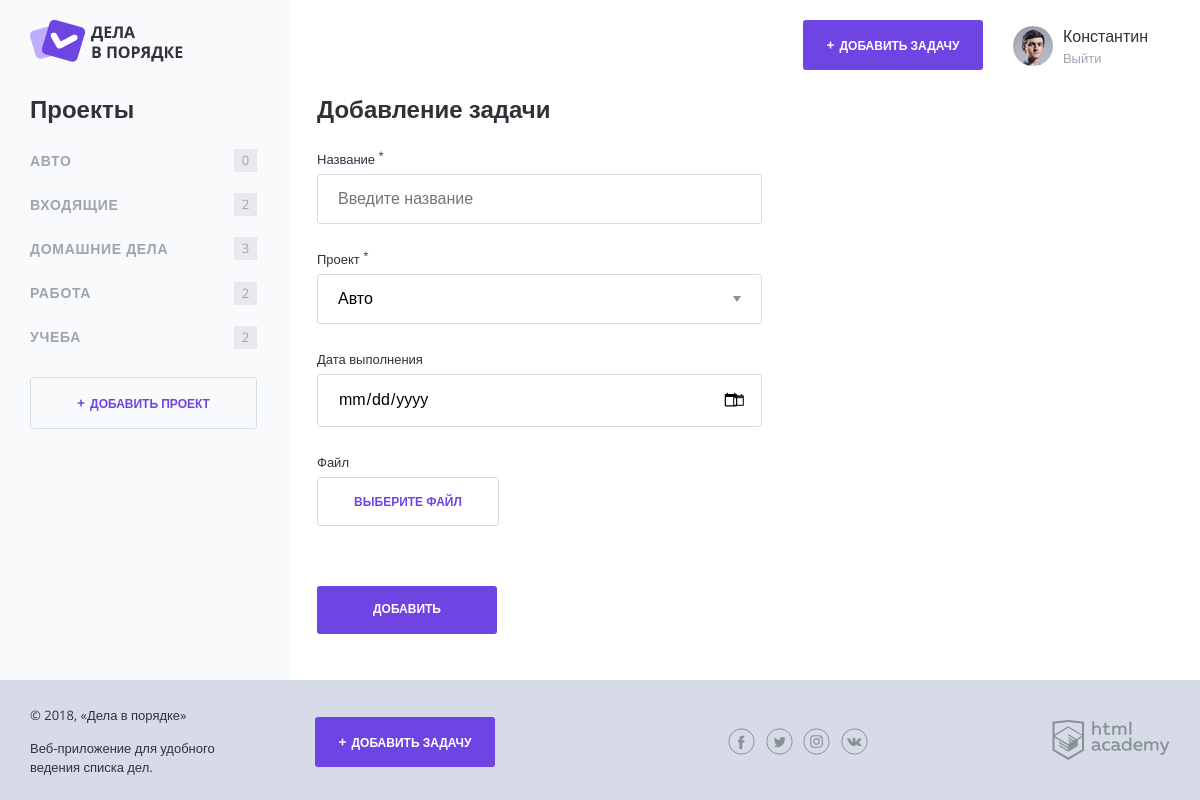
The page /add.php on the database its author committed.
### tables this page shows
CREATE TABLE IF NOT EXISTS `projects` (
  `id` int(10) unsigned NOT NULL AUTO_INCREMENT COMMENT 'Идентификатор',
  `id_user` int(10) unsigned NOT NULL COMMENT 'Идентификатор Пользователя',
  `project_name` varchar(255) NOT NULL COMMENT 'Наименование Проекта',
  PRIMARY KEY (`id`),
  KEY `FK_projects_users` (`id_user`),
  FULLTEXT KEY `project_name` (`project_name`),
  CONSTRAINT `FK_projects_users` FOREIGN KEY (`id_user`) REFERENCES `users` (`id`)
);

### functions.php (called while the page is built, shortened)
<?php
function include_template($name, $data) {
    $name = "templates/" . $name;
    extract($data);
    require_once $name;
    $result = ob_get_clean();
    return $result;
}
?>

### templates/add.php (the view, shortened to what this page needs)
<h2 class="content__main-heading">Добавление задачи</h2>
<form class="form"  action="" method="post" enctype="multipart/form-data">
    <div class="form__row">
        <label class="form__label" for="name">Название <sup>*</sup></label>
        <?php if (isset($errors)) { ?>
            <?php if (isset($errors["name"])) {?>
            <input class="form__input form__input--error" type="text" name="taskItem[name]" id="name" value="" placeholder="Введите название">
            <span class="error-message"><?=$errors["name"];?></span>
            <?php } else {?>
                <input class="form__input" type="text" name="taskItem[name]" id="name" value="<?=$taskItem["name"];?>" placeholder="Введите название">
            <?php } ?>
        <?php } else {?>
            <input class="form__input" type="text" name="taskItem[name]" id="name" value="" placeholder="Введите название">
        <?php }?>
    </div>
    <div class="form__row">
        <label class="form__label" for="project">Проект <sup>*</sup></label>
        <?php if (isset($errors)) { ?>
            <?php if (isset($errors["project"])) { ?>
                <select class="form__input form__input--select form__input--error" name="taskItem[project]" id="project">
                    <?php foreach ($projectList as $key => $val) { ?>
                        <option value="<?=$val["id"]; ?>"><?=$val["project_name"]; ?></option>
                    <?php } ?>
                </select>
                <span class="error-message"><?=$errors["project"];?></span>
            <?php } else {?>
                <select class="form__input form__input--select" name="taskItem[project]" id="project">
                    <?php foreach ($projectList as $key => $val) { ?>
                        <?php if ($val["id"] == $taskItem["project"]) {?>
                        <option value="<?=$val["id"]; ?>" selected="selected"><?=$val["project_name"]; ?></option>
                        <?php } else {?>
                        <option value="<?=$val["id"]; ?>"><?=$val["project_name"]; ?></option>
                        <?php }?>
                    <?php } ?>
                </select>
            <?php }?>
        <?php } else {?>
        <select class="form__input form__input--select" name="taskItem[project]" id="project">
            <?php foreach ($projectList as $key => $val) { ?>
                <option value="<?=$val["id"]; ?>"><?=$val["project_name"]; ?></option>
            <?php } ?>
        </select>
        <?php }?>
    </div>
    <div class="form__row">
        <label class="form__label" for="date">Дата выполнения</label>
        <?php if (isset($errors)) { ?>
            <?php if (isset($errors["date"])) { ?>
                <input class="form__input form__input--date form__input--error" type="date" name="taskItem[date]" id="date" value="" placeholder="Введите дату в формате ДД.ММ.ГГГГ">
                <span class="error-message"><?=$errors["date"];?></span>
            <?php } else {?>
                <input class="form__input form__input--date" type="date" name="taskItem[date]" id="date" value="<?=$taskItem["date"]?>" placeholder="Введите дату в формате ДД.ММ.ГГГГ">
            <?php }?>
        <?php } else {?>
            <input class="form__input form__input--date" type="date" name="taskItem[date]" id="date" value="" placeholder="Введите дату в формате ДД.ММ.ГГГГ">
        <?php }?>
    </div>
    <div class="form__row">
        <label class="form__label" for="preview">Файл</label>
        <div class="form__input-file">
            <label class="button button--transparent" for="preview">
                <span>Выберите файл</span>
            </label>
        </div>
    </div>
    <div class="form__row form__row--controls">
        <input class="button" type="submit" name="" value="Добавить">
    </div>
</form>

### templates/layout.php (shortened to what this page needs)
<!DOCTYPE html>
<html lang="ru">
<head>
    <link rel="stylesheet" href="css/normalize.css">
    <link rel="stylesheet" href="css/style.css">
    <link rel="stylesheet" href="css/flatpickr.min.css">
</head>
<body>
<div class="page-wrapper">
    <div class="container container--with-sidebar">
        <header class="main-header">
            <a href="/">
                <img src="img/logo.png" width="153" height="42" alt="Логотип Дела в порядке">
            </a>
            <div class="main-header__side">
                <a class="main-header__side-item button button--plus open-modal" href="add.php">Добавить задачу</a>
                <div class="main-header__side-item user-menu">
                    <div class="user-menu__image">
                        <img src="img/user-pic.jpg" width="40" height="40" alt="Пользователь">
                    </div>
                    <div class="user-menu__data">
                        <p>Константин</p>
                        <a href="#">Выйти</a>
                    </div>
                </div>
            </div>
        </header>
        <div class="content">
            <section class="content__side">
                <h2 class="content__side-heading">Проекты</h2>
                <nav class="main-navigation">
                    <ul class="main-navigation__list">
                        <?php foreach ($projectList as $key => $val) { ?>
                            <?php if ($active_project == $val["id"]) { ?>
                                <li class="main-navigation__list-item main-navigation__list-item--active">
                            <?php } else { ?>
                                <li class="main-navigation__list-item">
                            <?php }?>
                                <a class="main-navigation__list-item-link" href="/?project_id=<?=$val["id"]; ?>"><?=htmlspecialchars($val["project_name"]); ?></a>
                                <span class="main-navigation__list-item-count">
                                    <?=$val["task_count"]; ?>
                                </span>
                            </li>
                        <?php } ?>
                    </ul>
                </nav>
                <a class="button button--transparent button--plus content__side-button"
                   href="addproject.php" target="project_add">Добавить проект</a>
            </section>
            <main class="content__main"><?= $page_content; ?></main>
        </div>
    </div>
</div>
<footer class="main-footer">
    <div class="container">
        <div class="main-footer__copyright">
            <p>© 2018, «Дела в порядке»</p>
            <p>Веб-приложение для удобного ведения списка дел.</p>
        </div>
        <a class="main-footer__button button button--plus" href="add.php">Добавить задачу</a>
        <div class="main-footer__social social">
            <a class="social__link social__link--facebook" href="#">
            </a>
            <a class="social__link social__link--twitter" href="#">
            </a>
            <a class="social__link social__link--instagram" href="#">
            </a>
            <a class="social__link social__link--vkontakte" href="#">
            </a>
        </div>
        <div class="main-footer__developed-by">
            <a href="https://htmlacademy.ru/intensive/php">
                <img src="img/htmlacademy.svg" alt="HTML Academy" width="118" height="40">
            </a>
        </div>
    </div>
</footer>
</body>
</html>

### css/style.css (style rules this page uses)
html, body { height: 100%; }
.page-wrapper { min-height: 100%; margin-bottom: -120px; display: flex; }
.page-wrapper::after { content: ""; display: block; }
.main-footer, .page-wrapper::after { height: 94px; }
body { position: relative; min-width: 1180px; font-size: 16px; font-family: "OpenSans", sans-serif; color: #31313a; }
a { text-decoration: none; }
.container { width: 1140px; margin: 0 auto; padding: 0 20px; }
.container--with-sidebar { position: relative; }
.container--with-sidebar::after { content: ""; position: absolute; top: 0; left: calc(-50vw + 280px); z-index: -1; width: 50vw; height: 100%; background-color: #f9fafc; }
.button { display: inline-block; width: 180px; padding: 17px 0; font-weight: 700; font-size: 12px; text-align: center; color: #ffffff; text-transform: uppercase; text-decoration: none; background-color: #6e45e2; border: 0; border-radius: 3px; }
.button--plus::before { content: "+"; margin-right: 5px; font-size: 14px; }
.button--transparent { color: #6e45e2; border: 1px solid #d7dbe8; }
.button--transparent, .button--transparent:hover, .button--transparent:focus, .button--transparent:active { background-color: transparent; }
.main-header { display: flex; justify-content: space-between; padding: 20px 0 26px; }
.main-header__side { display: flex; align-items: center; margin-right: 22px; }
.main-header__side-item { margin-left: 30px; }
.user-menu { display: flex; align-items: center; }
.user-menu__image { flex-shrink: 1; margin-top: 6px; margin-right: 10px; }
.user-menu__image img { border-radius: 50%; }
.user-menu__data p { margin: 3px 0 2px; }
.user-menu__data a { font-size: 13px; color: #9fa4af; }
.content { display: flex; margin-bottom: 120px; }
.content__side { width: 260px; }
.content__side-heading { margin: 0; margin-bottom: 15px; }
.content__side-button { width: 225px; }
.main-navigation { margin-bottom: 18px; }
.main-navigation__list { margin: 0 0 0 -8px; padding: 0; list-style: none; }
.main-navigation__list-item { display: flex; align-items: center; font-size: 14px; color: #9fa4af; text-transform: uppercase; }
.main-navigation__list-item-link { flex-grow: 1; padding: 14px 8px; font-weight: bold; color: inherit; text-decoration: none; letter-spacing: 0.05em; }
.main-navigation__list-item-count { display: inline-block; min-width: 19px; min-height: 19px; margin-right: 33px; padding: 2px; font-size: 13px; line-height: 18px; text-align: center; background-color: #e8e9ee; }
.content__main { flex-grow: 1; padding: 0 30px 0 27px; }
.content__main-heading { margin: 0; margin-bottom: 25px; }
.main-footer { position: relative; padding: 13px 0; background-color: #d7dbe8; }
.main-footer .container { display: flex; align-items: center; }
.main-footer__copyright { width: 215px; margin-right: 70px; font-size: 13px; line-height: 1.5; }
.main-footer__button { margin-right: 202px; }
.main-footer__social { width: 140px; margin-right: 184px; }
.social { display: flex; flex-wrap: wrap; justify-content: space-between; margin-left: auto; }
.social__link { width: 27px; height: 27px; }
.form { max-width: 445px; }
.form__row { margin-bottom: 25px; }
.form__label { display: inline-block; margin-bottom: 7px; font-size: 13px; }
.form__input { box-sizing: border-box; width: 100%; padding: 15px 20px; border: 1px solid #d7dbe8; border-radius: 3px; -webkit-appearance: none; -moz-appearance: none; appearance: none; }
.form__input--select { background: #ffffff url("../img/dropdown.svg") right 20px top 50% no-repeat; }
.form__input--date { background: #ffffff url("../img/icon-calendar.png") right 17px top 50% no-repeat; }
.form__row--controls { margin-top: 60px; margin-bottom: 0; }

### rows shown on the page
projects: project_name "АВТО", task_count "0"
projects: project_name "ВХОДЯЩИЕ", task_count "2"
projects: project_name "ДОМАШНИЕ ДЕЛА", task_count "3"
projects: project_name "РАБОТА", task_count "2"
projects: project_name "УЧЕБА", task_count "2"

### other values the page prints
form field value "Авто"
